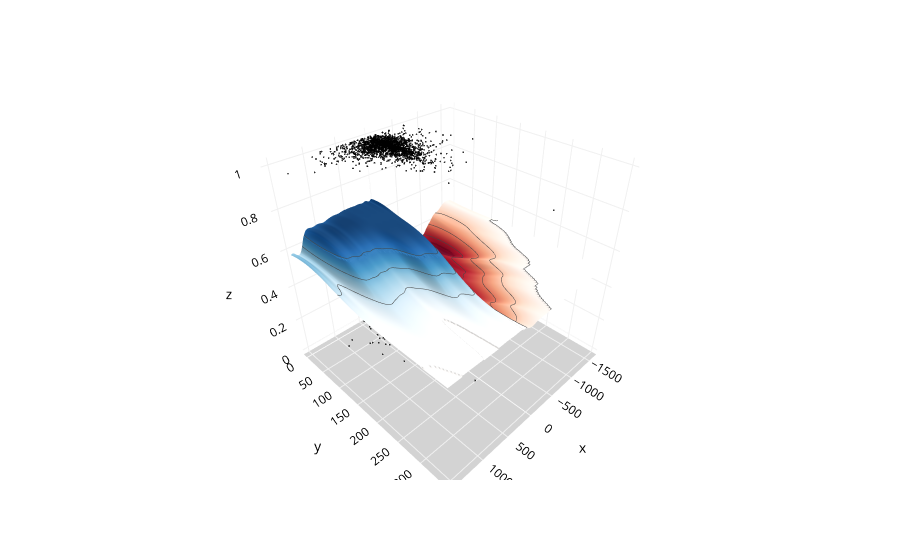

Notebook cell for this chart:
### Code cell
Plot_3D(X, X_test, y_test, SVC_model)

### Figure 1 — Plotly figure (JSON) as saved in the notebook; plotly's stock layout.template omitted (floating-point values rounded to 4 significant figures; data arrays with more than 128 entries replaced by an {"elided": "..."} marker saying what was removed)
{"data": [{"hovertemplate": "x=%{x}<br>y=%{y}<br>z=%{z}<extra></extra>", "legendgroup": "", "marker": {"color": "black", "opacity": 0.8, "size": 1, "symbol": "circle"}, "mode": "markers", "name": "", "scene": "scene", "showlegend": false, "type": "scatter3d", "x": {"elided": "4012 int values"}, "y": {"elided": "4012 int values"}, "z": {"elided": "4012 int values"}}, {"colorscale": [[0, "rgb(103,0,31)"], [0.1, "rgb(178,24,43)"], [0.2, "rgb(214,96,77)"], [0.3, "rgb(244,165,130)"], [0.4, "rgb(253,219,199)"], [0.5, "rgb(247,247,247)"], [0.6, "rgb(209,229,240)"], [0.7, "rgb(146,197,222)"], [0.8, "rgb(67,147,195)"], [0.9, "rgb(33,102,172)"], [1, "rgb(5,48,97)"]], "contours": {"z": {"end": 0.8, "show": true, "size": 0.05, "start": 0.2}}, "name": "SVM Prediction", "showscale": false, "type": "surface", "x": {"elided": "622 int values"}, "y": [0, 5, 10, 15, 20, 25, 30, 35, 40, 45, 50, 55, 60, 65, 70, 75, 80, 85, 90, 95, 100, 105, 110, 115, 120, 125, 130, 135, 140, 145, 150, 155, 160, 165, 170, 175, 180, 185, 190, 195, 200, 205, 210, 215, 220, 225, 230, 235, 240, 245, 250, 255, 260, 265, 270, 275, 280, 285, 290, 295, 300, 305, 310, 315, 320, 325, 330, 335, 340, 345], "z": {"elided": "70x622 float values"}}], "layout": {"legend": {"tracegroupgap": 0}, "margin": {"t": 60}, "paper_bgcolor": "white", "scene": {"domain": {"x": [0, 1], "y": [0, 1]}, "xaxis": {"backgroundcolor": "white", "color": "black", "gridcolor": "#f0f0f0", "title": {"text": "x"}}, "yaxis": {"backgroundcolor": "white", "color": "black", "gridcolor": "#f0f0f0", "title": {"text": "y"}}, "zaxis": {"backgroundcolor": "lightgrey", "color": "black", "gridcolor": "#f0f0f0", "title": {"text": "z"}}}}}
